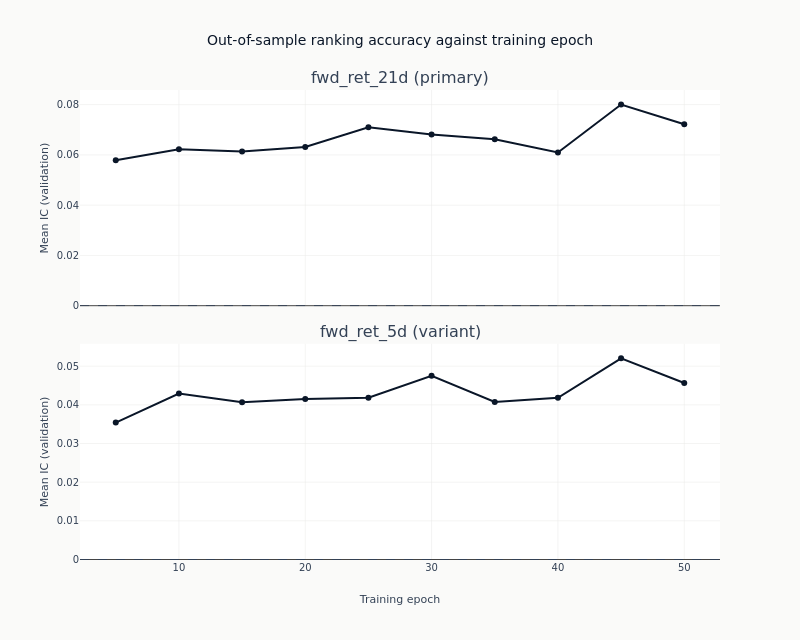

The notebook cell saved with this chart:
### Markdown cell above
### What more training does

Each line traces one label's out-of-sample IC as epochs are added. This is the figure the
checkpoint dimension exists to produce, and it separates two things a single end-of-training
number cannot.

A line that rises and then falls has an interior optimum: the network was still learning, then
began fitting the training window at the expense of the validation folds. A line that wanders
around zero without trend never had anything to learn, and its highest point is wherever the
noise happened to peak. Both produce a respectable-looking maximum, which is why the maximum is
not what a checkpoint is judged on and why all ten are published rather than the best one.

One panel per label, each with its own vertical scale, because a horizon with something to learn
and one without would be averaged into a single indistinct band if they shared axes.

### Code cell
curves = catalog.filter("full_coverage").sort("label", "checkpoint_value")
fig = make_subplots(
    rows=len(panel_labels),
    cols=1,
    shared_xaxes=True,
    vertical_spacing=0.08,
    subplot_titles=[
        f"{label} ({'primary' if label == primary else 'variant'})" for label in panel_labels
    ],
)
for row, label in enumerate(panel_labels, start=1):
    series = curves.filter(pl.col("label") == label)
    fig.add_trace(
        go.Scatter(
            x=series.get_column("checkpoint_value").to_list(),
            y=series.get_column("ic_mean").to_list(),
            mode="lines+markers",
            name=label,
            showlegend=False,
            line=dict(color=COLORS["blue"], width=2),
            marker=dict(size=6, color=COLORS["blue"]),
        ),
        row=row,
        col=1,
    )
    fig.add_hline(y=0, line_width=1, line_dash="dash", line_color=COLORS["neutral"], row=row, col=1)
    fig.update_yaxes(title_text="Mean IC (validation)", row=row, col=1)
fig.update_xaxes(title_text="Training epoch", row=len(panel_labels), col=1)
fig.update_layout(
    title="Out-of-sample ranking accuracy against training epoch",
    height=320 * len(panel_labels),
    width=800,
    margin=dict(t=90),
)
# Read off the frame rather than asserted, so the alt text stays true of the next run.
_spans = "; ".join(
    f"{label} from {curves.filter(pl.col('label') == label).get_column('ic_mean').min():.3f} "
    f"to {curves.filter(pl.col('label') == label).get_column('ic_mean').max():.3f}"
    for label in panel_labels
)
show_plotly_with_alt(
    fig,
    "Line chart of mean validation information coefficient against training epoch, one panel per "
    "label, each with its own vertical scale and a dashed zero line. Counted from the frame: "
    f"{_spans}.",
)

### Figure 1 — Plotly figure (JSON) as saved in the notebook; plotly's stock layout.template omitted (floating-point values rounded to 4 significant figures)
{"data": [{"line": {"color": "#0a1628", "width": 2}, "marker": {"color": "#0a1628", "size": 6}, "mode": "lines+markers", "name": "fwd_ret_21d", "showlegend": false, "type": "scatter", "x": [5, 10, 15, 20, 25, 30, 35, 40, 45, 50], "xaxis": "x", "y": [0.0579, 0.06227, 0.06137, 0.06316, 0.07102, 0.06811, 0.06627, 0.06095, 0.08004, 0.0722], "yaxis": "y"}, {"line": {"color": "#0a1628", "width": 2}, "marker": {"color": "#0a1628", "size": 6}, "mode": "lines+markers", "name": "fwd_ret_5d", "showlegend": false, "type": "scatter", "x": [5, 10, 15, 20, 25, 30, 35, 40, 45, 50], "xaxis": "x2", "y": [0.03541, 0.04293, 0.04069, 0.04152, 0.04187, 0.04754, 0.04076, 0.04183, 0.05203, 0.04567], "yaxis": "y2"}], "layout": {"annotations": [{"font": {"size": 16}, "showarrow": false, "text": "fwd_ret_21d (primary)", "x": 0.5, "xanchor": "center", "xref": "paper", "y": 1.0, "yanchor": "bottom", "yref": "paper"}, {"font": {"size": 16}, "showarrow": false, "text": "fwd_ret_5d (variant)", "x": 0.5, "xanchor": "center", "xref": "paper", "y": 0.46, "yanchor": "bottom", "yref": "paper"}], "height": 640, "margin": {"t": 90}, "shapes": [{"line": {"color": "#334155", "dash": "dash", "width": 1}, "type": "line", "x0": 0, "x1": 1, "xref": "x domain", "y0": 0, "y1": 0, "yref": "y"}, {"line": {"color": "#334155", "dash": "dash", "width": 1}, "type": "line", "x0": 0, "x1": 1, "xref": "x2 domain", "y0": 0, "y1": 0, "yref": "y2"}], "title": {"text": "Out-of-sample ranking accuracy against training epoch"}, "width": 800, "xaxis": {"anchor": "y", "domain": [0.0, 1.0], "matches": "x2", "showticklabels": false}, "xaxis2": {"anchor": "y2", "domain": [0.0, 1.0], "title": {"text": "Training epoch"}}, "yaxis": {"anchor": "x", "domain": [0.54, 1.0], "title": {"text": "Mean IC (validation)"}}, "yaxis2": {"anchor": "x2", "domain": [0.0, 0.46], "title": {"text": "Mean IC (validation)"}}}}
